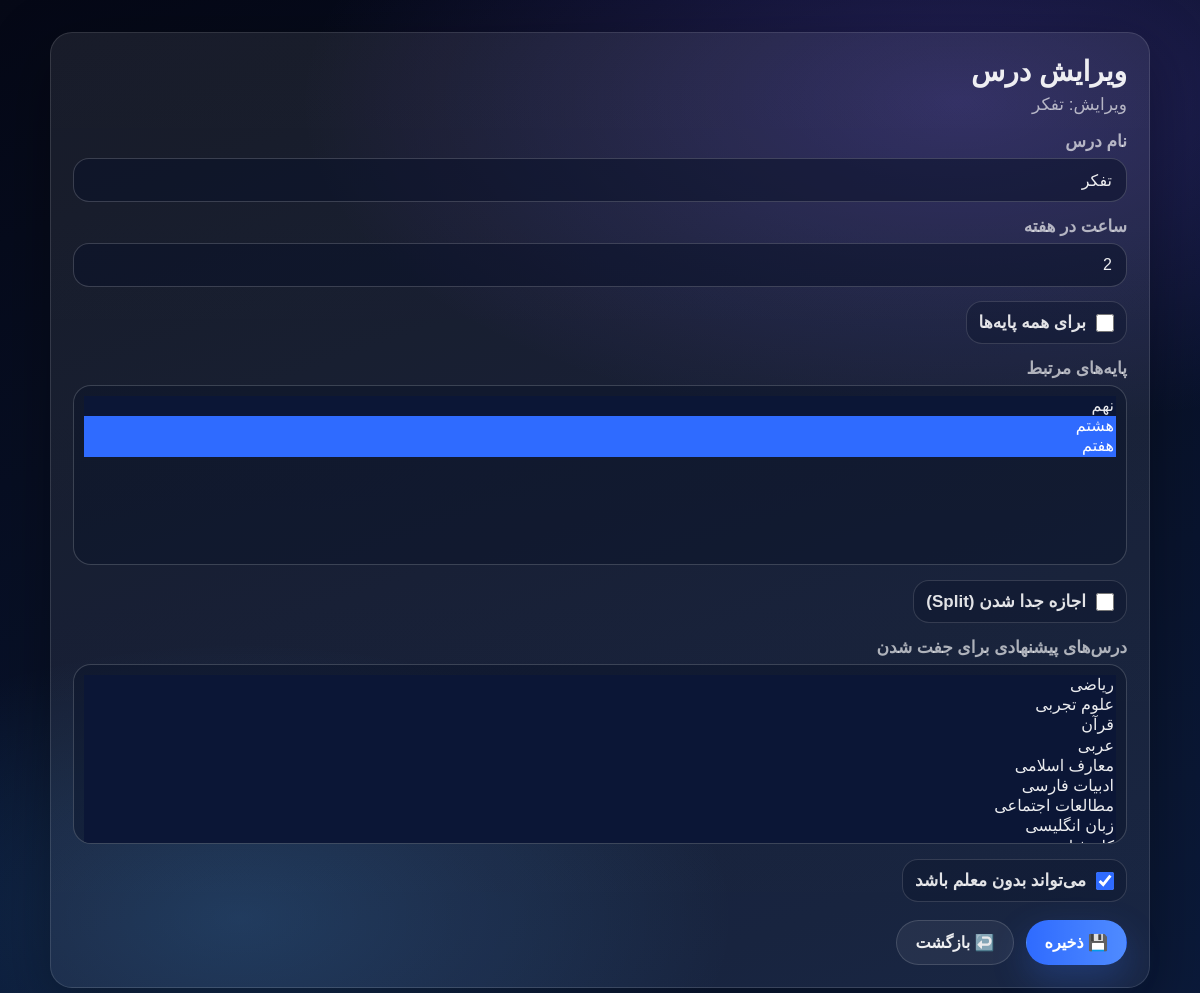
The page /panel/lessons/11/edit/ (signed in) on the database as committed earlier.
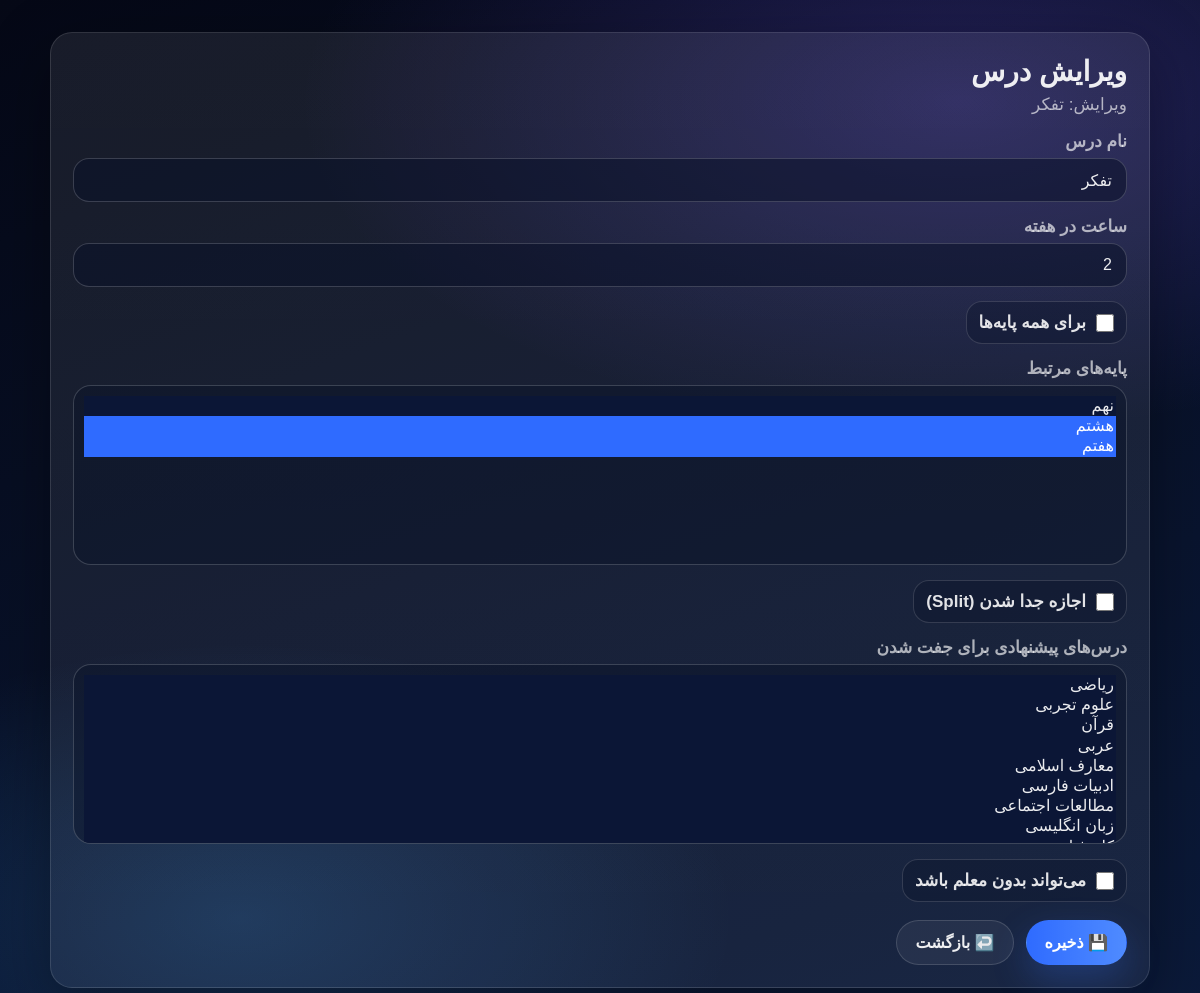
The same page on the database as committed later.
### main/models.py (models this page shows)
class Lesson(models.Model):
    school = models.ForeignKey(School, on_delete=models.CASCADE, db_index=True, related_name="lessons")
    name = models.CharField(max_length=100, verbose_name="نام درس")
    weekly_hours = models.IntegerField(default=2, verbose_name="ساعت در هفته")
    for_all_grades = models.BooleanField(default=False, verbose_name="برای همه پایه‌ها")
    grades = models.ManyToManyField(Grade, blank=True, verbose_name="پایه‌های مرتبط", related_name="lessons")
    allow_split = models.BooleanField(default=False, verbose_name="اجازه جدا شدن (Split)")
    paired_lessons = models.ManyToManyField(
        "self",
        blank=True,
        symmetrical=False,
        verbose_name="درس‌های پیشنهادی برای جفت شدن",
        related_name="paired_with",
    )
    allow_without_teacher = models.BooleanField(default=False, verbose_name="می‌تواند بدون معلم باشد")
    class Meta:
        verbose_name = "درس"
        verbose_name_plural = "درس‌ها"
        unique_together = ("school", "name")
    def __str__(self):
        return self.name

### main/panel_views.py (the view)
# urls.py: path("lessons/<int:pk>/edit/", v.lesson_update, name="lesson_update"),
@login_required
def lesson_update(request, pk):
    school = _require_school(request)
    if school is None:
        return redirect("panel_dashboard")
    obj = get_object_or_404(Lesson, pk=pk, school=school)
    if request.method == "POST":
        form = LessonForm(request.POST, instance=obj, school=school)
        if form.is_valid():
            form.save()
            messages.success(request, "✅ درس ویرایش شد.")
            return redirect("lesson_list")
    else:
        form = LessonForm(instance=obj, school=school)
    return _form_page(request, "ویرایش درس", f"ویرایش: {obj.name}", form, "lesson_list")

### main/panel_forms.py
class LessonForm(SchoolScopedModelForm):
    class Meta:
        model = Lesson
        fields = [
            "name", "weekly_hours", "for_all_grades", "grades",
            "allow_split", "paired_lessons", "allow_without_teacher"
        ]
        widgets = {
            "name": forms.TextInput(attrs={"class": BASE_INPUT, "placeholder": "مثلا ریاضی"}),
            "weekly_hours": forms.NumberInput(attrs={"class": BASE_INPUT, "min": 0}),
            "for_all_grades": forms.CheckboxInput(attrs={"class": BASE_CHECK}),
            "grades": forms.SelectMultiple(attrs={"class": BASE_SELECT, "size": 6}),
            "allow_split": forms.CheckboxInput(attrs={"class": BASE_CHECK}),
            "paired_lessons": forms.SelectMultiple(attrs={"class": BASE_SELECT, "size": 6}),
            "allow_without_teacher": forms.CheckboxInput(attrs={"class": BASE_CHECK}),
        }

### main/models.py (called while the page is built)
    def __str__(self):
        return self.name

### main/panel_views.py (called while the page is built)
def _require_school(request):
    school = getattr(request.user, "school", None)
    if school is None:
        messages.error(request, "❌ این حساب به هیچ مدرسه‌ای وصل نیست.")
    return school

### templates/panel/form.html (shortened to what this page needs)
{% load static %}
<!doctype html>
<html lang="fa" dir="rtl">
<head>
</head>
<body>
  <div class="wrap">
    <div class="card">
      <h1>{{ title }}</h1>
      <div class="sub">{{ subtitle }}</div>
      <form method="post" id="mainForm" novalidate>
        {% for field in form.visible_fields %}
          <div class="field">
            {% if field.field.widget.input_type == "checkbox" %}
              <div class="check-row">
                {{ field }}
                <span class="check-label">{{ field.label }}</span>
              </div>
            {% else %}
              <label for="{{ field.id_for_label }}">{{ field.label }}</label>
              {{ field }}
            {% endif %}
          </div>
        {% endfor %}
        <div class="actions">
          <button class="btn btn-primary" type="submit">💾 ذخیره</button>
          <a class="btn btn-ghost" href="{% url cancel_url_name %}">↩️ بازگشت</a>
        </div>
      </form>
    </div>
  </div>
</body>
</html>

Rows that differ between the two databases and show on the page:
changed Lesson "تفکر": allow_without_teacher "☑" → "☐"
